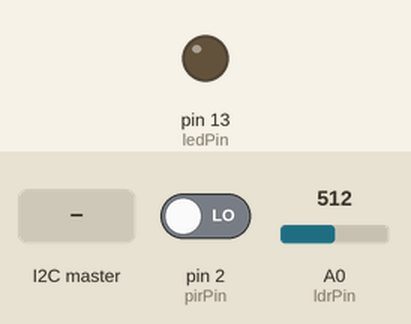
This sketch was run on a simulated Arduino Uno, built with avr-gcc and run on an emulated ATmega328P. Shown: output pins drawn as LEDs (lit = HIGH). Inputs (shaded band) come from the test bench; at power-on: pin 2 (pirPin) LOW, A0 (ldrPin) = 512. What the sketch prints to the serial monitor is not drawn.

Above: at 1.2 s.
1.3 s: the I2C master sends the byte 1
At 1.9 s:
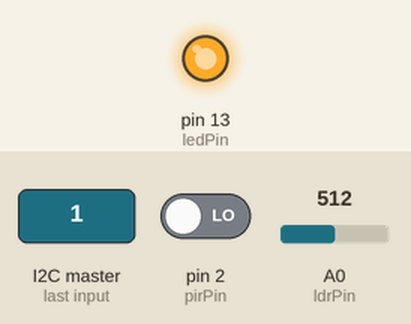
2.8 s: the I2C master sends the byte 0
At 4.0 s:
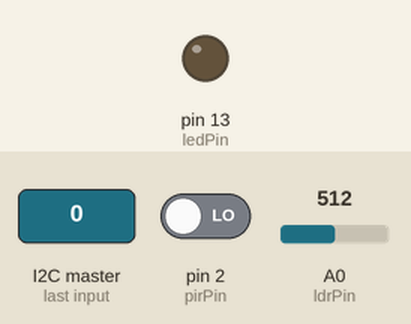
4.3 s: the I2C master sends the byte 2
At 5.4 s:
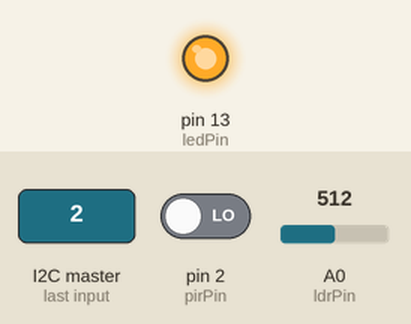
Timing chart, 0 to 7.3 s (numbered marks = the images above; inputs shaded):
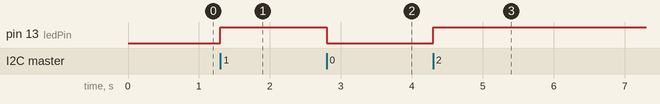

The sketch:

arduino.ino
```cpp
//#include <Wire.h>
//const int ledPin = 13;
//const int ldrPin = A0;
//const int pirPin = 2;
//int ldrStatus = 0;
//int pirStatus = 0;
//int myData[2];
//
////https://arduinogetstarted.com/tutorials/arduino-relay
////nguồn để cắm led relay
//
//void combine2Sensor() {
//  ldrStatus = analogRead(ldrPin);
//  pirStatus = digitalRead(pirPin);
//  myData[0] = ldrStatus;
//  myData[1] = pirStatus;
//  Serial.println((byte)myData[0]);
//  Serial.println((byte)myData[1]);
//}
//
//
//void setup() {
// pinMode(ledPin, OUTPUT);
// pinMode(ldrPin, INPUT);
// pinMode(pirPin, INPUT);
// Wire.begin(8);                /* join i2c bus with address 8 */
// Wire.onReceive(receiveEvent); /* register receive event */
// Wire.onRequest(requestEvent); /* register request event */
// Serial.begin(115200);           /* start serial for debug */
//
//}
//
//void loop() {
//  combine2Sensor();
//}
//
//// Nhận sự kiện
//void receiveEvent(int howMany) {
// while (0 <Wire.available()) {
//    int c = Wire.read();      /* receive byte as a character */
//    if(c == 1) {
//      digitalWrite(ledPin, c);
//    } else {
//      digitalWrite(ledPin, c);
//    }
//  }
// Serial.println();             /* to newline */
//}
//
//// Gửi yêu cầu hoặc data
//void requestEvent() {
// Wire.write((byte *) myData, sizeof myData);  /*send string on request */
//}

#include <Wire.h>

const int ledPin = 13; // Chỗ cắm chân đèn led

const int ldrPin = A0; // chỗ cắm chân cảm biến ánh sáng

const int pirPin = 2; // chỗ cắm chân cảm biến chuyển động

int ldrStatus = 0; // biến để lưu giá trị cảm biến ánh sáng

int pirStatus = 0; // biến để lưu giá trị cảm biến chuyển động

int myData[2]; // lưu giá trị cảm biến rồi đẩy lên esp

void combine2Sensor() { // hàm này để lấy dữ liệu của 2 cảm biến

  ldrStatus = analogRead(ldrPin);

  pirStatus = digitalRead(pirPin);

  myData[0] = ldrStatus; // lưu cảm biến ánh sáng vào mảng có vị trí là 0

  myData[1] = pirStatus; // cảm biến chuyển động vào mảng có vị trí là 1

  Serial.println((byte)myData[0]);

  Serial.println((byte)myData[1]);
}


void setup() {

 pinMode(ledPin, OUTPUT);

 pinMode(ldrPin, INPUT);

 pinMode(pirPin, INPUT);

 Wire.begin(8);                /* Kết nối i2c với địa chỉ 8 */

 Wire.onReceive(receiveEvent); /* Nhận dữ liệu từ esp*/

 Wire.onRequest(requestEvent); /* Gửi dữ liệu lên esp */

 Serial.begin(115200);           /* Bắt đầu với serial có tốc độ ký tự là 115200 */

}

void loop() {

  combine2Sensor();
}

// Nhận sự kiện
void receiveEvent(int howMany) { // Hàm này để bật tắt đèn khi có lệnh từ trình duyệt gửi về esp sau đó esp gửi về arduino lệnh bật tắt
 while (0 <Wire.available()) {

    int c = Wire.read();      /* receive byte as a character */

    if(c == 1) {

      digitalWrite(ledPin, c); // 1 - HIGH là bật đèn

    } else {

      digitalWrite(ledPin, c); // else -> c = 0 = LOW là tắt đèn
    }

  }

 Serial.println();             /* In xuống dòng */
}

// Gửi yêu cầu hoặc data
void requestEvent() {

 Wire.write((byte *) myData, sizeof myData);  /*Gửi giá trị cảm biến từ arduino -> esp */

}
```

Measured:
- after the input at 1.3 s, pin 13 (ledPin): LOW → HIGH at once
- after the input at 2.8 s, pin 13 (ledPin): HIGH → LOW at once
- after the input at 4.3 s, pin 13 (ledPin): LOW → HIGH at once
